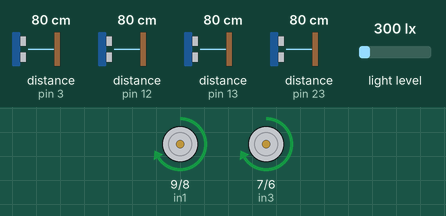
Recording of a sketch running on a simulated Arduino Mega 2560, built with avr-gcc and run on an emulated ATmega2560. Parts: motor-driver pin pairs drawn as motors (green arrow = first pin HIGH = forward, orange = second pin HIGH = backward, longer = more drive, scaled by the enable pin). Wiring (inferred from the names in the program): 4 × ultrasonic range finder: trigger pin 2, echo pin 3 / trigger pin 4, echo pin 13 / trigger pin 11, echo pin 12 / trigger pin 22, echo pin 23. The inputs (shaded band) are chosen by the test bench; at power-on: distance to the obstacle (sensors on pin 3, pin 12, pin 13, pin 23) 80 cm, light level 300 lx. The echo pulse lasts 58.3 µs per cm.

Above: at 4.8 s.
4.9 s: distance to the obstacle (sensor on pin 3) set to 13 cm
11.2 s: distance to the obstacle (sensor on pin 3) set to 10 cm
At 15.4 s:
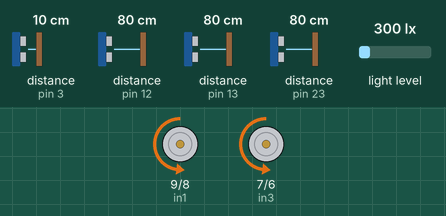
16.2 s: distance to the obstacle (sensor on pin 12) set to 13 cm
23.3 s: distance to the obstacle (sensor on pin 12) set to 10 cm
At 27.4 s:
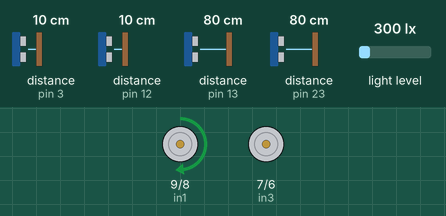
30.6 s: distance to the obstacle (sensor on pin 13) set to 13 cm
35.6 s: distance to the obstacle (sensor on pin 13) set to 10 cm
At 41.1 s:
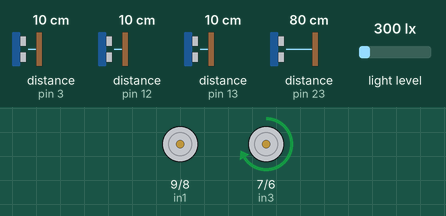
Timing chart, 0 to 44.6 s (numbered marks = the images above; inputs shaded):
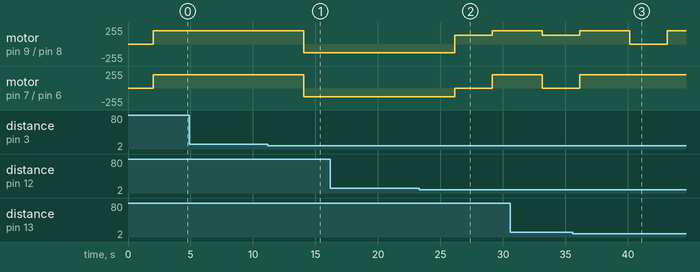

Measured:
- the behaviour switches between 12 and 11 cm on distance to the obstacle (sensor on pin 3) (found by bisection; images 0 and 1)
- the behaviour switches between 12 and 11 cm on distance to the obstacle (sensor on pin 12) (found by bisection; images 1 and 2)
- the behaviour switches between 12 and 11 cm on distance to the obstacle (sensor on pin 13) (found by bisection; images 2 and 3)
- after the input at 4.9 s, every drawn part: stays the same
- after the input at 11.2 s, motor on pin 9 (in1) / pin 8 (in2), motor on pin 7 (in3) / pin 6 (in4): forward 200/255 → backward 130/255 after 2.9 s
- after the input at 16.2 s, every drawn part: stays the same
- after the input at 23.3 s, motor on pin 9 (in1) / pin 8 (in2): backward 130/255 → forward 130/255 after 2.8 s, → forward 200/255 3.0 s later; motor on pin 7 (in3) / pin 6 (in4): backward 130/255 → stopped after 2.8 s, → forward 200/255 3.0 s later
- after the input at 35.6 s, motor on pin 7 (in3) / pin 6 (in4): goes on until 36.1 s, then stays forward 200/255

The sketch:

sketch_nov19a-UltraSonicwithLight.ino
```cpp
#include <Wire.h>
#include <BH1750.h>

//pins for the ultrasonic, those are digtial, we can also use pin 3 and 2. // trig = 2
#define TRIGGER_PIN_1   2
#define ECHO_PIN_1      3
int echoTimeOne;             //time in us
float distanceOne;           //distance in
//***** First Ultrasonic**********

#define TRIGGER_PIN_2   11
#define ECHO_PIN_2      12
int echoTimeTwo;             //time in us
float distanceTwo;           //distance in
//******Second Ultrasonic*********

#define TRIGGER_PIN_3   4
#define ECHO_PIN_3      13
int echoTimeThree;             //time in us
float distanceThree;           //distance in
//******Third Ultrasonic*********


#define TRIGGER_PIN_4   22
#define ECHO_PIN_4      23
int echoTimeFour;             //time in us
float distanceFour;           //distance in
//******Fourth Ultrasonic*********

//pins for the car
int in1 = 9;
int in2 = 8;
int in3 = 7;
int in4 = 6;
int enA = 10;
int enB = 5;
//Those for the car

//***Light Sensor***
BH1750 lightMeter;
float LightValue;

void setup() {
  // put your setup code here, to run once:
  Serial.begin(9600);
  Wire.begin();
  lightMeter.begin();
  //*****Ultrasonic*****
   pinMode(TRIGGER_PIN_1, OUTPUT);
  pinMode(ECHO_PIN_1, INPUT);
  digitalWrite(TRIGGER_PIN_1, LOW);

   pinMode(TRIGGER_PIN_2, OUTPUT);
  pinMode(ECHO_PIN_2, INPUT);
  digitalWrite(TRIGGER_PIN_2, LOW);

   pinMode(TRIGGER_PIN_3, OUTPUT);
  pinMode(ECHO_PIN_3, INPUT);
  digitalWrite(TRIGGER_PIN_3, LOW);

   pinMode(TRIGGER_PIN_4, OUTPUT);
  pinMode(ECHO_PIN_4, INPUT);
  digitalWrite(TRIGGER_PIN_4, LOW);
  //*****Ultrasonic*****


  pinMode(in1, OUTPUT);
  pinMode(in2, OUTPUT);
  pinMode(in3, OUTPUT);
  pinMode(in4, OUTPUT);
  pinMode(enA, OUTPUT);
  pinMode(enB, OUTPUT);

}

void loop() {
  // put your main code here, to run repeatedly:
  LightValue =  ReadLightValue();
  distanceOne = Ultrasonic_One();
  distanceTwo = Ultrasonic_Two();
  distanceThree = Ultrasonic_Three();
  distanceFour = Ultrasonic_Four();
  delay(2000);

  //Check if we need light
  if(LightValue >= 200 && LightValue < 1000 )
  {
    if(distanceOne>10)
    {
      forward();
       /*if(distanceThree<10)
        {
           left();
        }
         if(distanceFour<10)
         {
            right();
         }*/
    }// if
   else if(distanceTwo>10)
    {
      backwards();
      /* if(distanceThree<10)
        {
           left();
        }
         if(distanceFour<10)
         {
            right();
         }*/
    }//else if
    else if(distanceThree>10){
      right();
    }//else if
    else {
      left();
    }

  }//light if
    delay(2000);
    //Found the Sun, stop
    if(LightValue>1000)
    {
      StopTheCar();
    }

}//loop

float ReadLightValue(){
  float Value;
  Value = lightMeter.readLightLevel(true);
  return Value;
}


int Ultrasonic_One(){
  int distance;
  digitalWrite(TRIGGER_PIN_1, HIGH);    //send trigger pulse
  delayMicroseconds(10);
  digitalWrite(TRIGGER_PIN_1, LOW);
  echoTimeOne = pulseIn(ECHO_PIN_1, HIGH); //capture the echo signal and determine duration of pulse when HIGH
 // distance = (echoTime*0.034*10)/2;    //obtain distance (in mm), from time
 distance = (echoTimeOne*0.034)/2;    //obtain distance (in cm), from time
 return distance;
}

int Ultrasonic_Two(){
    int distance;
  digitalWrite(TRIGGER_PIN_2, HIGH);    //send trigger pulse
  delayMicroseconds(10);
  digitalWrite(TRIGGER_PIN_2, LOW);
  echoTimeTwo = pulseIn(ECHO_PIN_2, HIGH); //capture the echo signal and determine duration of pulse when HIGH
 // distance = (echoTime*0.034*10)/2;    //obtain distance (in mm), from time
 distance = (echoTimeTwo*0.034)/2;    //obtain distance (in cm), from time
 return distance;
}

int Ultrasonic_Three(){
  int distance;
  digitalWrite(TRIGGER_PIN_3, HIGH);    //send trigger pulse
  delayMicroseconds(10);
  digitalWrite(TRIGGER_PIN_3, LOW);
  echoTimeThree = pulseIn(ECHO_PIN_3, HIGH); //capture the echo signal and determine duration of pulse when HIGH
 // distance = (echoTime*0.034*10)/2;    //obtain distance (in mm), from time
 distance = (echoTimeThree*0.034)/2;    //obtain distance (in cm), from time
 return distance;
}

int Ultrasonic_Four(){
  int distance;
  digitalWrite(TRIGGER_PIN_4, HIGH);    //send trigger pulse
  delayMicroseconds(10);
  digitalWrite(TRIGGER_PIN_4, LOW);
  echoTimeFour = pulseIn(ECHO_PIN_4, HIGH); //capture the echo signal and determine duration of pulse when HIGH
 // distance = (echoTime*0.034*10)/2;    //obtain distance (in mm), from time
 distance = (echoTimeFour*0.034)/2;    //obtain distance (in cm), from time
 return distance;
}

void forward() {
      analogWrite(enA, 200);
    analogWrite(enB, 200);
 digitalWrite(in1, HIGH);
    digitalWrite(in2, LOW);
    digitalWrite(in3, HIGH);
    digitalWrite(in4, LOW);
}

void right() {
      analogWrite(enA, 130);
    analogWrite(enB, 130);
 digitalWrite(in1, HIGH);
    digitalWrite(in2, LOW);
    digitalWrite(in3, LOW);
    digitalWrite(in4, LOW);
    delay(3000);
    forward();
}
void left() {
      analogWrite(enA, 200);
    analogWrite(enB, 200);
 digitalWrite(in1, LOW);
    digitalWrite(in2, LOW);
    digitalWrite(in3, HIGH);
    digitalWrite(in4, LOW);
    delay(3000);
    forward();
}
void backwards() {
      analogWrite(enA, 130);
    analogWrite(enB, 130);
    digitalWrite(in2, HIGH);
    digitalWrite(in1, LOW);
    digitalWrite(in4, HIGH);
    digitalWrite(in3, LOW);
}

void StopTheCar(){
    analogWrite(enA, 0);
     analogWrite(enB, 0);
     digitalWrite(in1, LOW);
     digitalWrite(in2, LOW);
     digitalWrite(in3, LOW);
     digitalWrite(in4, LOW);
}
```
